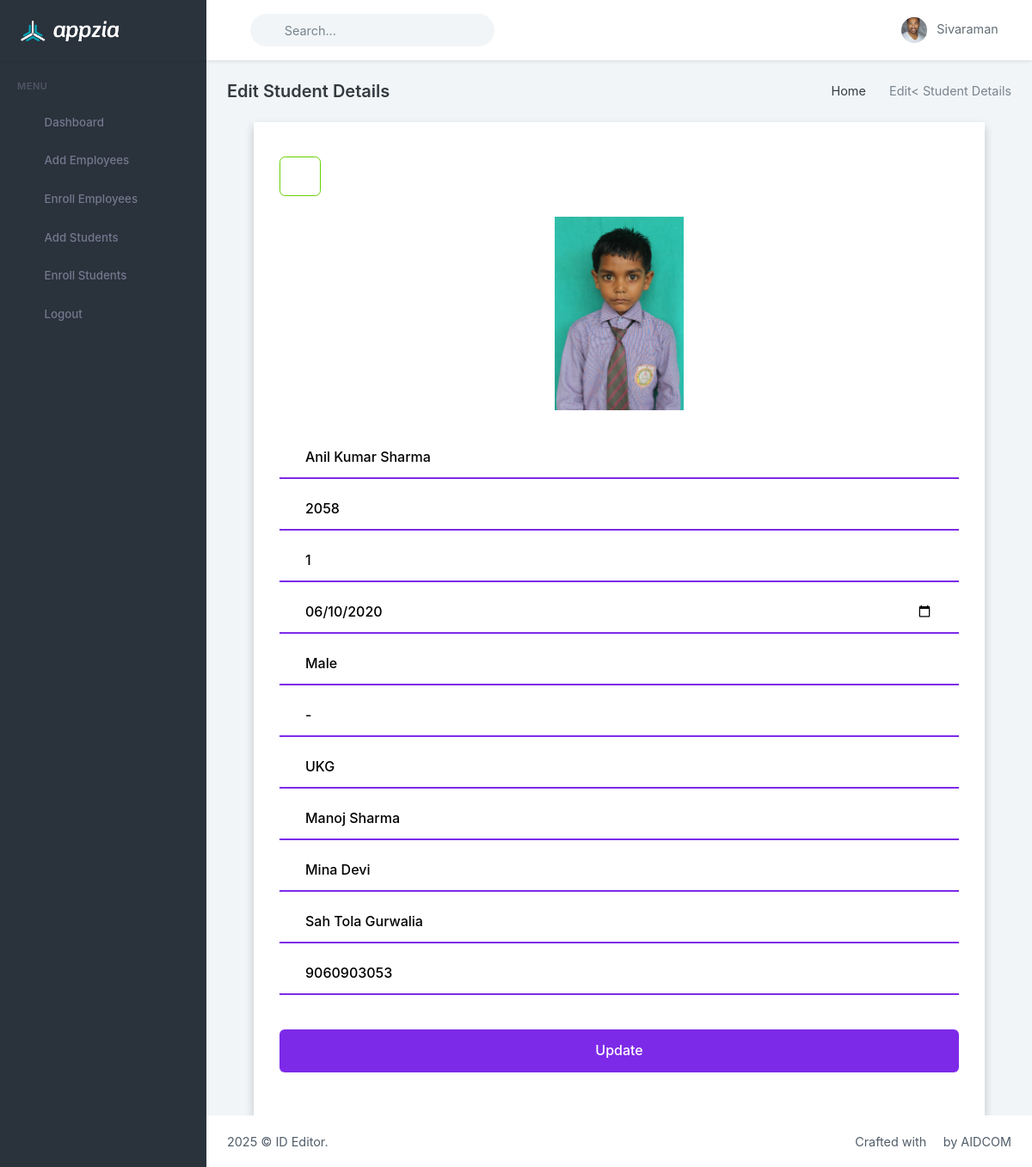
Page /edit_student.php?id=5 (signed in) on the committed database.
### tables this page shows
CREATE TABLE `admin_directory` (
  `id` int NOT NULL,
  `admin_phone` varchar(120) NOT NULL,
  `admin_name` varchar(120) NOT NULL,
  `passcode` varchar(120) NOT NULL,
  `registration_date` timestamp NOT NULL DEFAULT CURRENT_TIMESTAMP
);

CREATE TABLE `students_directory` (
  `id` int NOT NULL,
  `student_name` varchar(360) NOT NULL,
  `register_number` varchar(360) NOT NULL,
  `studentID` varchar(360) NOT NULL,
  `date_of_birth` varchar(360) NOT NULL,
  `gender` varchar(360) NOT NULL,
  `blood_group` varchar(360) NOT NULL,
  `class` varchar(360) NOT NULL,
  `father_guardian_name` varchar(360) NOT NULL,
  `mother_name` varchar(360) NOT NULL,
  `address` varchar(360) NOT NULL,
  `emergency_contact` varchar(360) NOT NULL,
  `students_image` varchar(360) NOT NULL
);

### edit_student.php (the view, shortened to what this page needs)
<?php
include('master_page/dashboard_header.php');
include('master_page/dashboard_sidebar.php');
include('config.php');
?>
    <div class="main-content">
        <div class="page-content">
            <div class="container-fluid">
                <div class="row">
                    <div class="col-12">
                        <div class="page-title-box d-sm-flex align-items-center justify-content-between">
                            <h4 class="mb-sm-0">Edit Student Details</h4>
                            <div class="page-title-right">
                                <ol class="breadcrumb m-0">
                                    <li class="breadcrumb-item"><a href="dashboard.php">Home</a></li>
                                    <li class="breadcrumb-item active">Edit< Student Details</li>
                                </ol>
                            </div>
                        </div>
                    </div>
                </div>
                <div class="row">
                    <div class="container">
    <div class="d-flex justify-content-start">
            <a href="enroll_student.php" class="btn btn-lg btn-outline-success"><i class="ri-arrow-left-fill"></i></a>
      </div>
    <div class="forms mt-4">
        <div class="form-content">
        <div class="edit-form">
          <?php
          $selectedUID = $_GET['id'];
          $fetchSelectedID = mysqli_query($config,"SELECT * FROM students_directory WHERE id= '$selectedUID'");
          while ($row = mysqli_fetch_assoc($fetchSelectedID)) {?>
        <form method="POST" >
          <div style="text-align: center;">
               <img src="<?php echo $row['students_image']; ?>" width="150">
              </div>
            <div class="input-boxes">
              <div class="input-box">
                <i class="ri-user-fill"></i>
                <input type="text" id="student_name" name="student_name" placeholder="Enter student name" oninput="changetoTitle()" value="<?php echo $row['student_name']; ?>" required>
              </div>
              <div class="input-box">
                <i class="ri-registered-line"></i>
                <input type="text" id="register_number" value="<?php echo $row['register_number']; ?>" name="register_number" placeholder="Enter register number" required>
              </div>
              <div class="input-box">
                <i class="ri-user-4-fill"></i>
                <input type="text" id="studentID" value="<?php echo $row['studentID']; ?>" name="studentID" placeholder="Enter the studentID" required>
              </div>
              <div class="input-box">
                <i class="ri-calendar-event-fill"></i>
                <input type="date" id="date_of_birth" value="<?php echo $row['date_of_birth']; ?>" name="date_of_birth" placeholder="Enter date of birth" required>
              </div>
              <div class="input-box">
                <i class="ri-group-2-fill"></i>
                <input type="text" id="gender" value="<?php echo $row['gender']; ?>" name="gender" placeholder="Enter gender" required>
              </div>
              <div class="input-box">
                <i class="ri-contrast-drop-2-fill"></i>
                <input type="text" id="blood_group" value="<?php echo $row['blood_group']; ?>" name="blood_group" placeholder="Enter bloodgroup" required>
              </div>
              <div class="input-box">
                <i class="ri-account-pin-circle-fill"></i>
                <input type="text" id="class" value="<?php echo $row['class']; ?>" name="class" placeholder="Enter class" required>
              </div>
              <div class="input-box">
                <i class="ri-user-heart-fill"></i>
                <input type="text" id="father_guardian_name" value="<?php echo $row['father_guardian_name']; ?>" name="father_guardian_name" placeholder="Enter father/guardian name" required>
              </div>
              <div class="input-box">
                <i class="ri-user-heart-fill"></i>
                <input type="text" id="mother_name" value="<?php echo $row['mother_name']; ?>" name="mother_name" placeholder="Enter mother name" required>
              </div>
              <div class="input-box">
                <i class="ri-map-pin-user-fill"></i>
                <input type="text" id="address" value="<?php echo $row['address']; ?>" name="address" placeholder="Enter address" required>
              </div>
               <div class="input-box">
                <i class="ri-contacts-fill"></i>
                <input type="number" id="emergency_contact" name="emergency_contact" value="<?php echo $row['emergency_contact']; ?>" placeholder="Enter contact" min="1" onkeypress="if(this.value.length===10) return false" required>
              </div>
              <div class="button input-box">
                <input type="submit" name="update" value="Update">
              </div>
            </div>
      </form>
    <?php } ?>
    </div>
    </div>
    </div>
  </div>
                </div>
            </div>
        </div>
<?php
include('master_page/dashboard_footer.php');
?>

### master_page/dashboard_header.php (shortened to what this page needs)
<?php
include('config.php');
$fetchAdminName = mysqli_query($config,"SELECT * FROM admin_directory WHERE admin_phone = '{$_SESSION['activeID']}'");
while($row = mysqli_fetch_assoc($fetchAdminName))
{
	$adminName = $row['admin_name'];
}
?>
<!doctype html>
<html lang="en">
<head>
    <link href="modules/uitemplate/assets/libs/admin-resources/jquery.vectormap/jquery-jvectormap-1.2.2.css" rel="stylesheet"
        type="text/css" />
    <link rel="stylesheet" href="modules/uitemplate/assets/libs/morris.js/morris.css">
    <link href="modules/uitemplate/assets/libs/datatables.net-bs4/css/dataTables.bootstrap4.min.css" rel="stylesheet" type="text/css" />
    <link href="modules/uitemplate/assets/libs/datatables.net-responsive-bs4/css/responsive.bootstrap4.min.css" rel="stylesheet"
        type="text/css" />
    <link href="modules/uitemplate/assets/css/bootstrap.min.css" id="bootstrap-style" rel="stylesheet" type="text/css" />
    <link href="modules/uitemplate/assets/css/icons.min.css" rel="stylesheet" type="text/css" />
    <link href="modules/uitemplate/assets/css/app.min.css" id="app-style" rel="stylesheet" type="text/css" />
</head>
<body data-sidebar="dark">
<div id="layout-wrapper">
    <header id="page-topbar">
        <div class="navbar-header">
            <div class="d-flex">
                <div class="navbar-brand-box">
                    <a href="index.html" class="logo logo-light">
                        <span class="logo-lg">
                            <img src="modules/uitemplate/assets/images/logo-light.png" alt="logo-light" height="24">
                        </span>
                    </a>
                </div>
                <button type="button" class="btn btn-sm px-3 font-size-24 header-item waves-effect" id="vertical-menu-btn">
                    <i class="ri-menu-2-line align-middle"></i>
                </button>
                <form class="app-search d-none d-lg-block">
                    <div class="position-relative">
                        <input type="text" class="form-control" placeholder="Search...">
                        <span class="ri-search-line"></span>
                    </div>
                </form>
            </div>
            <div class="d-flex">
                <div class="dropdown d-none d-lg-inline-block ms-1">
                    <button type="button" class="btn header-item noti-icon waves-effect" data-toggle="fullscreen">
                        <i class="ri-fullscreen-line"></i>
                    </button>
                </div>
                <div class="dropdown d-inline-block user-dropdown">
                    <button type="button" class="btn header-item waves-effect" id="page-header-user-dropdown"
                        data-bs-toggle="dropdown" aria-haspopup="true" aria-expanded="false">
                        <img class="rounded-circle header-profile-user" src="modules/uitemplate/assets/images/users/avatar-2.jpg"
                            alt="Header Avatar">
                        <span class="d-none d-xl-inline-block ms-1"><?php echo $adminName; ?></span>
                        <i class="mdi mdi-chevron-down d-none d-xl-inline-block"></i>
                    </button>
                </div>
            </div>
        </div>
    </header>

### edit_student.php (style rules this page uses)
.container { position: relative; max-width: 850px; width: 100%; background: #fff; padding: 40px 30px; box-shadow: 0 5px 10px rgba(0, 0, 0, 0.2); perspective: 2700px; }
.container .forms { height: 100%; width: 100%; background: #fff; }
.container .form-content { display: flex; align-items: center; justify-content: space-between; }
.edit-form { width: 100%; }
.forms .form-content .input-boxes { margin-top: 30px; }
.forms .form-content .input-box { display: flex; align-items: center; height: 50px; width: 100%; margin: 10px 0; position: relative; }
.form-content .input-box input { height: 100%; width: 100%; outline: none; border: none; padding: 0 30px; font-size: 16px; font-weight: 500; border-bottom: 2px solid rgba(0, 0, 0, 0.2); transition: all 0.3s ease; }
.form-content .input-box input:focus, .form-content .input-box input:valid { border-color: #7d2ae8; }
.form-content .input-box i { position: absolute; color: #7d2ae8; font-size: 17px; }
.forms .form-content .button { color: #fff; margin-top: 40px; }
.forms .form-content .button input { color: #fff; background: #7d2ae8; border-radius: 6px; padding: 0; cursor: pointer; transition: all 0.4s ease; }

### rows in the picture
admin_directory: admin_name "Sivaraman"
students_directory: students_image (picture), student_name "Anil Kumar Sharma", register_number "2058", studentID "1", date_of_birth "06/10/2020", gender "Male", blood_group "-", class "UKG", father_guardian_name "Manoj Sharma", mother_name "Mina Devi", address "Sah Tola Gurwalia", emergency_contact "9060903053"
